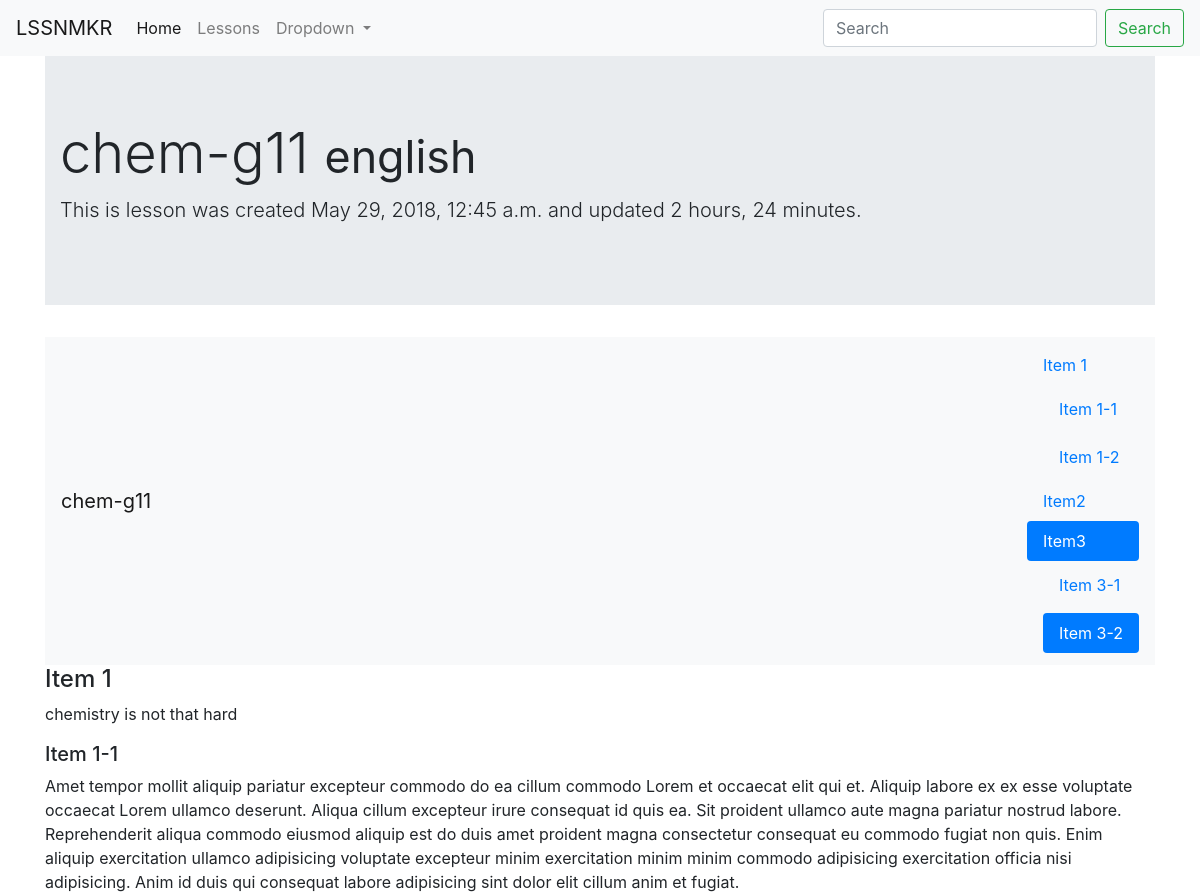
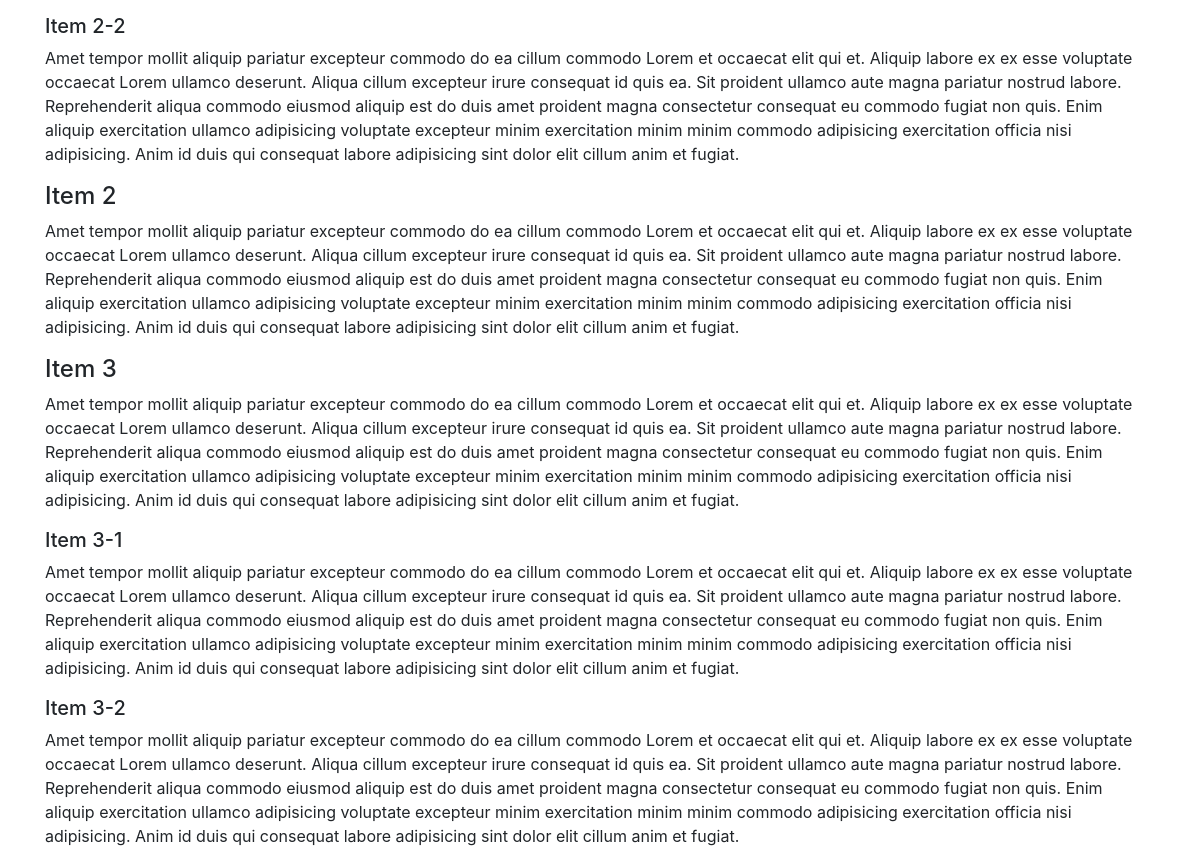
Screenshot of /lessons/chem-g11/ with the database file from the repository (2 pictures, top to bottom).
### Lesson/models.py (models this page shows, shortened)
class LessonPlan(models.Model):
    lesson_name = models.CharField(max_length=100, unique=True)
    subtitle = models.CharField(max_length=200, unique=False, blank=True, null=True)
    content = models.TextField()
    is_draft = models.BooleanField(default=True)
    subject = models.CharField(max_length=100, default="physics")
    timestamp = models.DateTimeField(auto_now_add=True)
    updated = models.DateTimeField(auto_now=True)
    slug = models.SlugField(unique=True, null=True, blank=True)
    class Meta:
        pass

### Lesson/views.py (the view)
# urls.py: url(r'^lessons/(?P<slug>[\w-]+)/$', LessonPlanDetailView.as_view(), name="search-lesson"),
class LessonPlanDetailView(DetailView):
    model = LessonPlan

### Lesson/templates/Lesson/lessonplan_detail.html (shortened to what this page needs)
{% extends 'base.html' %}
{% block content %}
<div class="jumbotron jumbotron-fluid">
  <div class="container">
    <h1 class="display-4">{{ object.lesson_name }} <small> {{ object.subject }}</small></h1>
    <p class="lead">This is lesson was created {{ object.timestamp }} and updated {{ object.updated|timesince }}.</p>
  </div>
</div>
<nav id="navbar-example3" class="navbar navbar-light bg-light">
  <a class="navbar-brand" href="#">{{ object.lesson_name }}</a>
  <nav class="nav nav-pills flex-column">
    <a class="nav-link" href="#item-1">Item 1</a>
    <nav class="nav nav-pills flex-column">
      <a class="nav-link ml-3 my-1" href="#item-1-1">Item 1-1</a>
      <a class="nav-link ml-3 my-1" href="#item-1-2">Item 1-2</a>
    </nav>
    <a class="nav-link" href="#item-2">Item2</a>
    <a class="nav-link" href="#item-3">Item3</a>
    <nav class="nav nav-pills flex-column">
      <a class="nav-link ml-3 my-1" href="#item-3-1">Item 3-1</a>
      <a class="nav-link ml-3 my-1" href="#item-3-2">Item 3-2</a>
    </nav>
  </nav>
</nav>
<div data-spy="scroll" data-target="#navbar-example3" data-offset="0">
  <h4 id="item-1">Item 1</h4>
  <p> {{ object.content }}</p>
  <h5 id="item-1-1">Item 1-1</h5>
  <p>
     Amet tempor mollit aliquip pariatur excepteur commodo do ea cillum commodo Lorem et occaecat elit qui et. Aliquip labore ex ex esse voluptate occaecat Lorem ullamco deserunt. Aliqua cillum excepteur irure consequat id quis ea. Sit proident ullamco aute magna pariatur nostrud labore. Reprehenderit aliqua commodo eiusmod aliquip est do duis amet proident magna consectetur consequat eu commodo fugiat non quis. Enim aliquip exercitation ullamco adipisicing voluptate excepteur minim exercitation minim minim commodo adipisicing exercitation officia nisi adipisicing. Anim id duis qui consequat labore adipisicing sint dolor elit cillum anim et fugiat.
 </p>
  <h5 id="item-1-2">Item 2-2</h5>
  <p>
     Amet tempor mollit aliquip pariatur excepteur commodo do ea cillum commodo Lorem et occaecat elit qui et. Aliquip labore ex ex esse voluptate occaecat Lorem ullamco deserunt. Aliqua cillum excepteur irure consequat id quis ea. Sit proident ullamco aute magna pariatur nostrud labore. Reprehenderit aliqua commodo eiusmod aliquip est do duis amet proident magna consectetur consequat eu commodo fugiat non quis. Enim aliquip exercitation ullamco adipisicing voluptate excepteur minim exercitation minim minim commodo adipisicing exercitation officia nisi adipisicing. Anim id duis qui consequat labore adipisicing sint dolor elit cillum anim et fugiat.
 </p>
  <h4 id="item-2">Item 2</h4>
  <p>
     Amet tempor mollit aliquip pariatur excepteur commodo do ea cillum commodo Lorem et occaecat elit qui et. Aliquip labore ex ex esse voluptate occaecat Lorem ullamco deserunt. Aliqua cillum excepteur irure consequat id quis ea. Sit proident ullamco aute magna pariatur nostrud labore. Reprehenderit aliqua commodo eiusmod aliquip est do duis amet proident magna consectetur consequat eu commodo fugiat non quis. Enim aliquip exercitation ullamco adipisicing voluptate excepteur minim exercitation minim minim commodo adipisicing exercitation officia nisi adipisicing. Anim id duis qui consequat labore adipisicing sint dolor elit cillum anim et fugiat.
 </p>
  <h4 id="item-3">Item 3</h4>
  <p>
     Amet tempor mollit aliquip pariatur excepteur commodo do ea cillum commodo Lorem et occaecat elit qui et. Aliquip labore ex ex esse voluptate occaecat Lorem ullamco deserunt. Aliqua cillum excepteur irure consequat id quis ea. Sit proident ullamco aute magna pariatur nostrud labore. Reprehenderit aliqua commodo eiusmod aliquip est do duis amet proident magna consectetur consequat eu commodo fugiat non quis. Enim aliquip exercitation ullamco adipisicing voluptate excepteur minim exercitation minim minim commodo adipisicing exercitation officia nisi adipisicing. Anim id duis qui consequat labore adipisicing sint dolor elit cillum anim et fugiat.
 </p>
  <h5 id="item-3-1">Item 3-1</h5>
  <p>
     Amet tempor mollit aliquip pariatur excepteur commodo do ea cillum commodo Lorem et occaecat elit qui et. Aliquip labore ex ex esse voluptate occaecat Lorem ullamco deserunt. Aliqua cillum excepteur irure consequat id quis ea. Sit proident ullamco aute magna pariatur nostrud labore. Reprehenderit aliqua commodo eiusmod aliquip est do duis amet proident magna consectetur consequat eu commodo fugiat non quis. Enim aliquip exercitation ullamco adipisicing voluptate excepteur minim exercitation minim minim commodo adipisicing exercitation officia nisi adipisicing. Anim id duis qui consequat labore adipisicing sint dolor elit cillum anim et fugiat.
 </p>
  <h5 id="item-3-2">Item 3-2</h5>
  <p>
     Amet tempor mollit aliquip pariatur excepteur commodo do ea cillum commodo Lorem et occaecat elit qui et. Aliquip labore ex ex esse voluptate occaecat Lorem ullamco deserunt. Aliqua cillum excepteur irure consequat id quis ea. Sit proident ullamco aute magna pariatur nostrud labore. Reprehenderit aliqua commodo eiusmod aliquip est do duis amet proident magna consectetur consequat eu commodo fugiat non quis. Enim aliquip exercitation ullamco adipisicing voluptate excepteur minim exercitation minim minim commodo adipisicing exercitation officia nisi adipisicing. Anim id duis qui consequat labore adipisicing sint dolor elit cillum anim et fugiat.
 </p>
</div>
{% endblock content %}

### rows the page displays
LessonPlan: lesson_name "chem-g11", subject "english", timestamp "May 29, 2018, 12:45 a.m.", updated "2 hours, 24 minutes", content "chemistry is not that hard"
